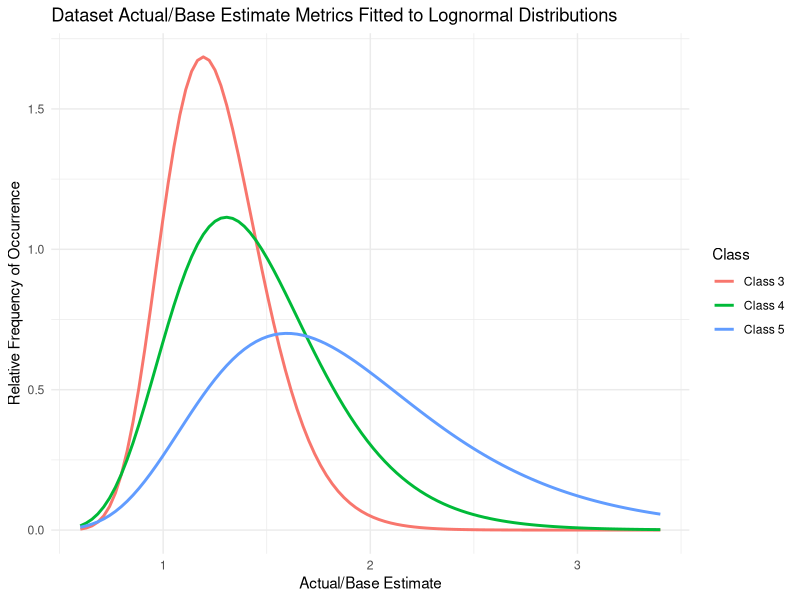
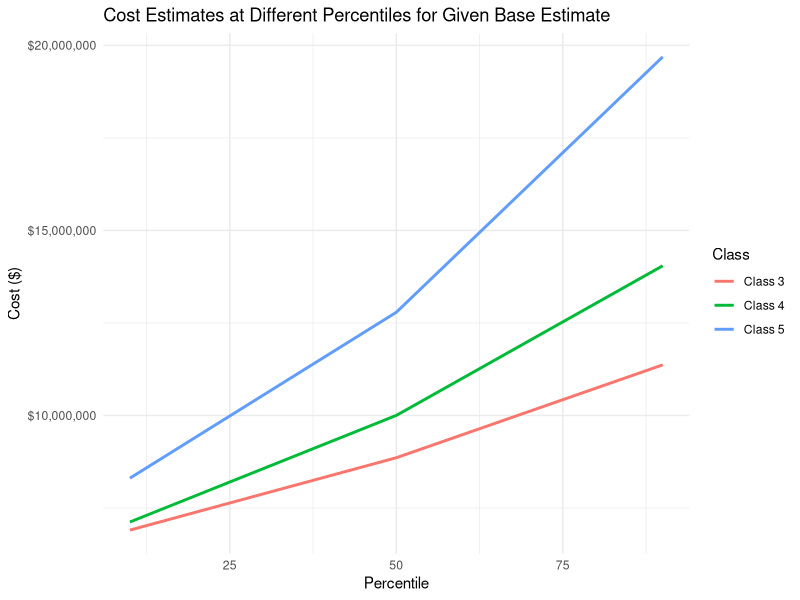

Here is the R script that generated these plots, in order:
# Load required library
library(ggplot2)

# Mean estimates for each class
mean_class_3 <- 1.24
mean_class_4 <- 1.40
mean_class_5 <- 1.79

# Standard deviations calculated from provided percentiles using the log-normal distribution
sd_class_3 <- (log(1.63) - log(0.99)) / (qnorm(0.9) - qnorm(0.1))
sd_class_4 <- (log(2.09) - log(1.06)) / (qnorm(0.9) - qnorm(0.1))
sd_class_5 <- (log(3.01) - log(1.27)) / (qnorm(0.9) - qnorm(0.1))

# Function to calculate the density for a given class
calculate_density <- function(x, mean, sd) {
  dlnorm(x, meanlog = log(mean), sdlog = sd)
}

# Define a range of Actual/Base Estimate values for the plot
x_values <- seq(0.6, 3.4, length.out = 100)

# Calculate densities for each class
density_class_3 <- calculate_density(x_values, mean_class_3, sd_class_3)
density_class_4 <- calculate_density(x_values, mean_class_4, sd_class_4)
density_class_5 <- calculate_density(x_values, mean_class_5, sd_class_5)

# Create a data frame for plotting
plot_data <- data.frame(
  ActualBaseEstimate = rep(x_values, 3),
  Density = c(density_class_3, density_class_4, density_class_5),
  Class = rep(c("Class 3", "Class 4", "Class 5"), each = length(x_values))
)

# Plot the density curves to match the initial plot
ggplot(plot_data, aes(x = ActualBaseEstimate, y = Density, color = Class)) +
  geom_line(linewidth = 1) +
  labs(
    title = "Dataset Actual/Base Estimate Metrics Fitted to Lognormal Distributions",
    x = "Actual/Base Estimate",
    y = "Relative Frequency of Occurrence",
    color = "Class"
  ) +
  theme_minimal()


## Estimate the costs
# Define the base cost estimate for the dam
base_cost <- 7144530 # CAPEX_mean 2024-USD/MW from 12_Other_S3_CAN_Hydro.R

# Define a range of percentiles (e.g., P10, P50, P90)
percentiles <- c(0.1, 0.5, 0.9)  

# Function to calculate costs for a given class and percentile range
calculate_costs <- function(base_cost, mean, sd, percentiles) {
  costs <- base_cost * qlnorm(percentiles, meanlog = log(mean), sdlog = sd)
  return(data.frame(Percentile = percentiles * 100, Cost = costs))
}

# Calculate costs for each class
costs_class_3 <- calculate_costs(base_cost, mean_class_3, sd_class_3, percentiles)
costs_class_4 <- calculate_costs(base_cost, mean_class_4, sd_class_4, percentiles)
costs_class_5 <- calculate_costs(base_cost, mean_class_5, sd_class_5, percentiles)

# Print the results for each class
print("Costs for Class 3:")
print(costs_class_3)

print("Costs for Class 4:")
print(costs_class_4)

print("Costs for Class 5:")
print(costs_class_5)

# Combine data for plotting costs
cost_data <- rbind(
  data.frame(costs_class_3, Class = "Class 3"),
  data.frame(costs_class_4, Class = "Class 4"),
  data.frame(costs_class_5, Class = "Class 5")
)

# Plot the costs across percentiles
ggplot(cost_data, aes(x = Percentile, y = Cost, color = Class)) +
  geom_line(linewidth = 1) +
  labs(
    title = "Cost Estimates at Different Percentiles for Given Base Estimate",
    x = "Percentile",
    y = "Cost ($)",
    color = "Class"
  ) +
  theme_minimal() +
  scale_y_continuous(labels = scales::dollar)

